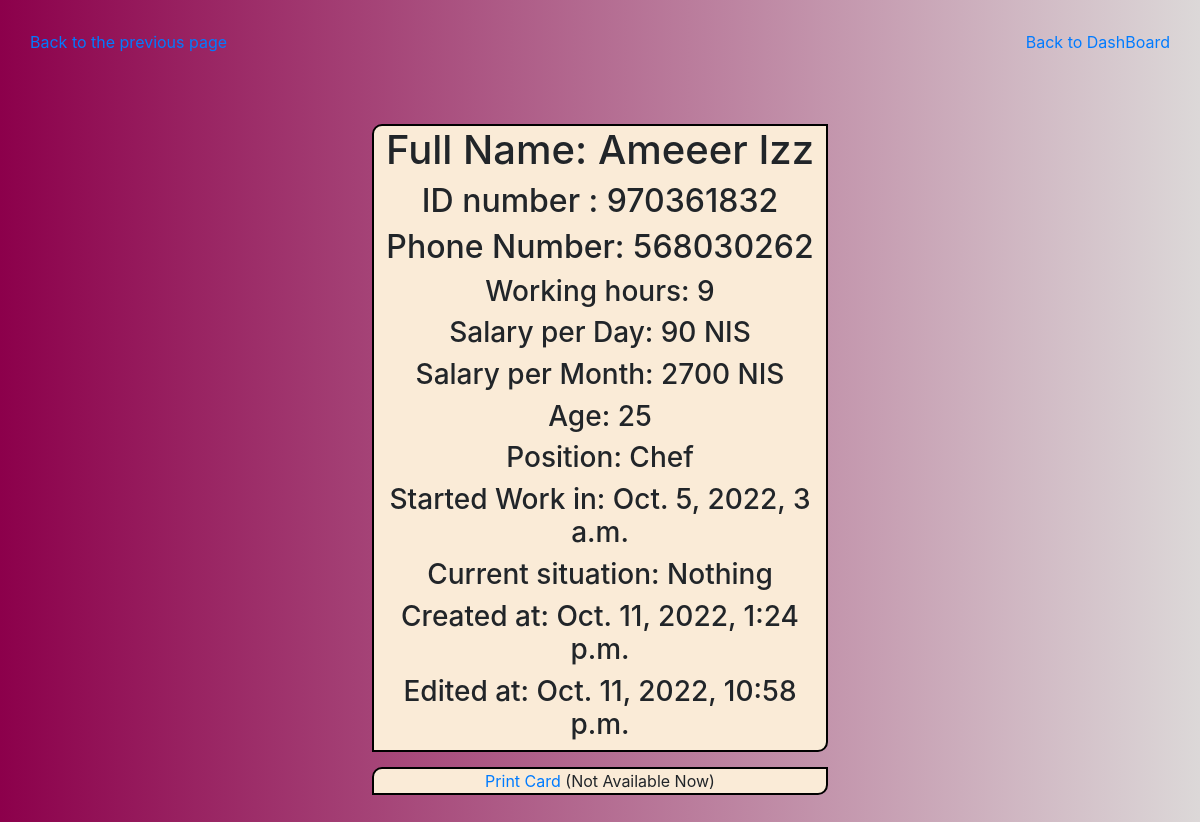
The app's page /showEmployee/5 with its own data.
### vintage_app/models.py (models this page shows)
class Employee(models.Model):
    first_name = models.CharField(max_length = 255)
    last_name = models.CharField(max_length = 255)
    id_number = models.IntegerField()
    phone_number = models.IntegerField()
    working_hours = models.IntegerField()
    salary = models.IntegerField()
    age = models.IntegerField()
    position = models.CharField(max_length = 255)
    started_date = models.DateTimeField()
    current_situation = models.CharField(max_length = 255)
    created_at = models.DateTimeField(auto_now_add = True)
    updated_at = models.DateTimeField(auto_now = True)
    objects = EmployeeManager()

### vintage_app/views.py (the view)
# urls.py: path('showEmployee/<int:id>', views.showEmployee),
def showEmployee(request,id):
    emp= Employee.objects.get(id=id)
    context={
        'emp': Employee.objects.get(id=id),
        'empm': emp.salary*30
    }
    return render(request,"showDetailsEmployee.html",context)

### vintage_app/templates/showDetailsEmployee.html (shortened to what this page needs)
<!DOCTYPE html>
<html lang="en">
<head>
    <link rel="stylesheet" href="https://stackpath.bootstrapcdn.com/bootstrap/4.5.2/css/bootstrap.min.css">
</head>
<body>
    <div class="head">
    <a href="/showallEmployees"> Back to the previous page </a>
    <a href="/adminDashboard"> Back to DashBoard </a>
</div>
    <div id="div1">
    <h1> Full Name: {{emp.first_name}} {{emp.last_name}}</h1>
    <h2> ID number : {{emp.id_number}}</h2>
    <h2> Phone Number: {{ emp.phone_number }}</h2>
    <h3> Working hours: {{emp.working_hours}} </h3>
    <h3> Salary per Day: {{emp.salary}} NIS</h3>
    <h3> Salary per Month: {{empm}} NIS </h3>
    <h3> Age: {{emp.age}} </h3>
    <h3> Position: {{emp.position}}</h3>
    <h3> Started Work in: {{emp.started_date}} </h3>
    <h3> Current situation: {{emp.current_situation}}</h3>
    <h3> Created at: {{emp.created_at}} </h3>
    <h3> Edited at: {{emp.updated_at}} </h3>
</div>
<div id="div">
<a href="#">Print Card</a> (Not Available Now)
</div>
</body>
</html>

### vintage_app/templates/showDetailsEmployee.html (style rules this page uses)
body { background-image: linear-gradient(to right, #8c004b, #dcd8d8); padding: 30px; }
#div1 { width: 40%; background-color: antiquewhite; margin: 0 auto; margin-top: 70px; text-align: center; border: 2px solid black; border-radius: 10px 0px 10px 0px; }
#div { margin: 0 auto; margin-top: 15px; width: 40%; background-color: antiquewhite; text-align: center; border: 2px solid black; border-radius: 10px 0px 10px 0px; }
.head { display: flex; justify-content: space-between; }

### records on screen
Employee: first_name "Ameeer", last_name "Izz", id_number "970361832", phone_number "568030262", working_hours "9", salary "90", age "25", position "Chef", started_date "Oct. 5, 2022, 3 a.m.", current_situation "Nothing", created_at "Oct. 11, 2022, 1:24 p.m.", updated_at "Oct. 11, 2022, 10:58 p.m."

### other values on screen
{{ empm }} "2700"
